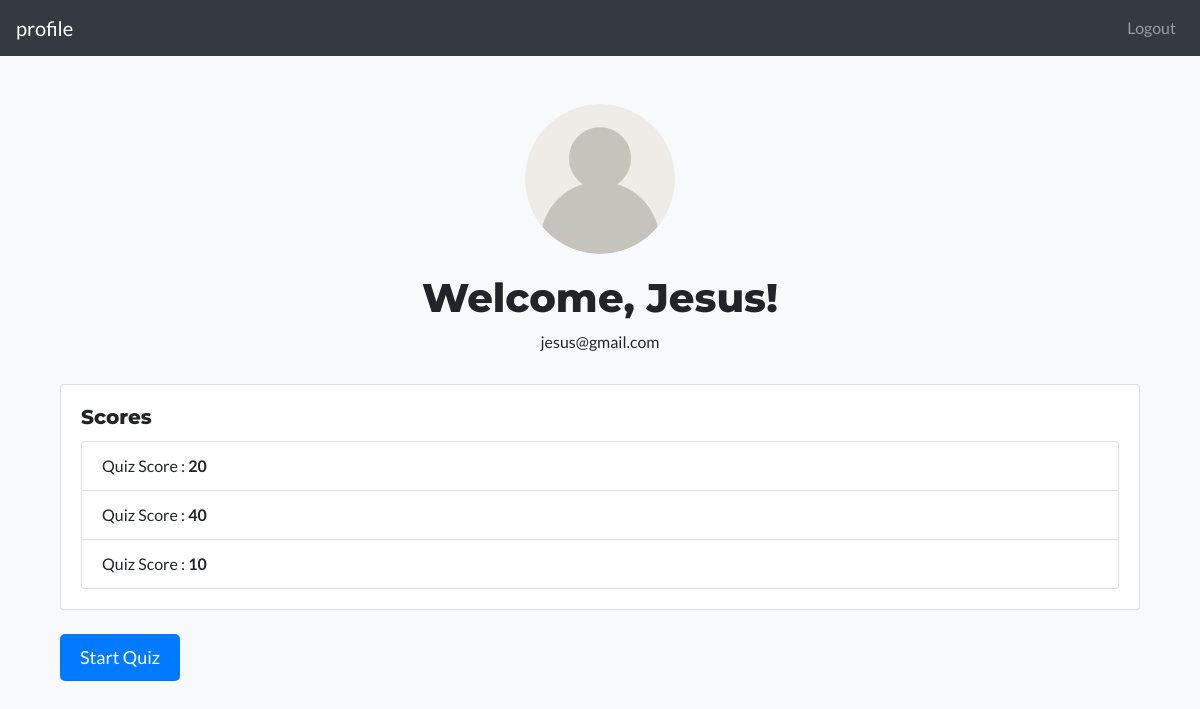
The page /profile (signed in) on the database its author committed.
### app/models.py (models this page shows, shortened)
class User(db.Model, UserMixin):
    __tablename__ = 'user'
    id = db.Column(db.Integer, primary_key = True)
    username = db.Column(db.String(150), unique=True, nullable=False)
    email = db.Column(db.String(150), unique=True, nullable=False)
    password_hash = db.Column(db.String(150), nullable=False)
    is_admin = db.Column(db.Integer, default = 0, nullable=False)
    scores = db.relationship('Score', backref='user', lazy=True)

class Score(db.Model):
    id = db.Column(db.Integer, primary_key=True)
    score = db.Column(db.Integer, nullable=False)
    user_id = db.Column(db.Integer, db.ForeignKey('user.id'), nullable=False)

### app/auth.py (the view)
@bp.route("/profile")
@login_required
def profile():
    if g.user:
        score = request.args.get('score')
        g.score = score
        return render_template("profile.html", user = g.user)

### app/__init__.py (called while the page is built)
def create_app():
    app = Flask(__name__)
    app.config.from_object('config.Config')
    db.init_app(app)
    login_manager.init_app(app)
    @login_manager.user_loader
    def load_user(user_id):
        from app.models import User
        return User.query.get(int(user_id))
    login_manager.login_view = 'auth.login'
    with app.app_context():
        from . import models
        from app import auth, route
        app.register_blueprint(auth.bp)
        app.register_blueprint(route.bp)
        @app.before_request
        def before_request():
            from app.models import User
            g.user = None
            if 'user_id' in session:
                user = User.query.filter_by(id = session['user_id']).first()
                g.user = user
    return app

### app/auth.py (called while the page is built)
@bp.before_request
def before_request():
    g.user = None
    if 'user_id' in session:
        user = User.query.filter_by(id = session['user_id']).first()
        g.user = user

### app/templates/profile.html
{% extends 'base.html' %}
{% block content %}
<div class="container mt-5">
    <div class="profile-header">
        <img src="../static/img/USer.png" alt="User profile picture">
        <h1>Welcome, {{ user.username }}!</h1>
        <p>{{ user.email }}</p>
    </div>
    <div class="row">
        <div class="col-md-12">
            <div class="card">
                <div class="card-body">
                    <h5 class="card-title">Scores</h5>
                    <ul class="list-group">
                        {% for score in user.scores %}
                        <li class="list-group-item">
                            Quiz Score :  <b> {{ score.score }} </b>
                        </li>
                        {% else %}
                        <li class="list-group-item">
                            No scores available.
                        </li>
                        {% endfor %}
                    </ul>
                </div>
            </div>
        </div>
    </div>
    <div class="row mt-4">
        <div class="col-md-12">
            <a href="{{ url_for('route.instruction')}}" class="btn btn-start-quiz">Start Quiz</a>
        </div>
    </div>
</div>
{% endblock %}

### app/templates/base.html (style rules this page uses)
body { font-family: 'Lato', sans-serif; background-color: #f8f9fa; }
h1, h2, h3, h4, h5, h6 { font-family: 'Montserrat', sans-serif; font-weight: 800; }
.profile-header { text-align: center; margin-bottom: 30px; }
.profile-header img { width: 150px; height: 150px; border-radius: 50%; margin-bottom: 20px; }
.btn-start-quiz { display: inline-block; padding: 10px 20px; font-size: 18px; color: #fff; background-color: #007bff; border: none; border-radius: 5px; transition: background-color 0.3s ease-in-out; }

### rows shown on the page
User: username "Jesus", email "jesus@gmail.com"
Score: score "20"
Score: score "40"
Score: score "10"
